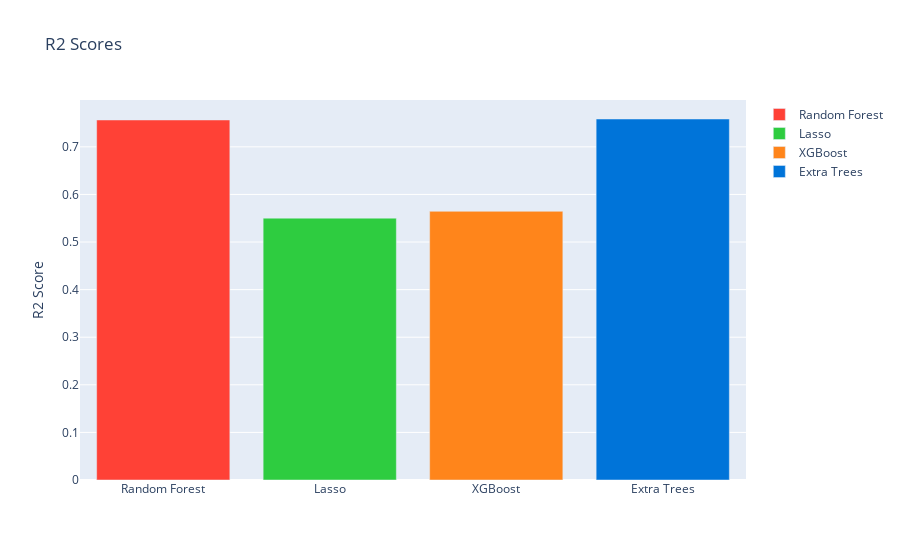
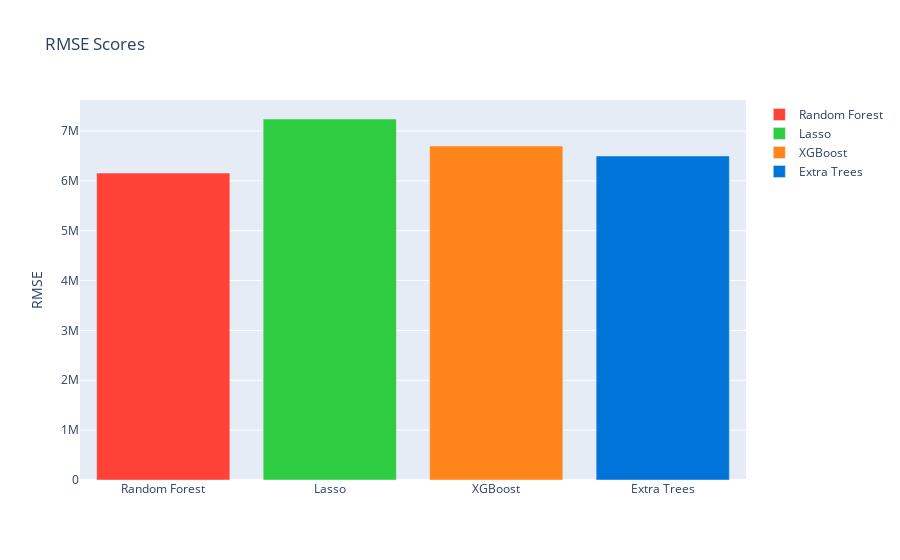

Source (notebook cell) for these figures, in order:
### Code cell
# Créer un graphique pour R2 Score
fig1 = go.Figure()

# Ajoutez chaque modèle comme une barre distincte avec une couleur unique
for i, model in enumerate(results_df['Model']):
    fig1.add_trace(go.Bar(
        x=[model],
        y=[results_df.loc[i, 'R2 Score']],
        name=model,
        marker_color=['#FF4136', '#2ECC40', '#FF851B', '#0074D9'][i]  # Utiliser une couleur différente pour chaque modèle
    ))

# Modifier l'aspect du graphique
fig1.update_layout(title_text='R2 Scores', yaxis_title='R2 Score')

# Afficher le graphique
fig1.show()

# Créer un graphique pour RMSE
fig2 = go.Figure()

# Ajoutez chaque modèle comme une barre distincte avec une couleur unique
for i, model in enumerate(results_df['Model']):
    fig2.add_trace(go.Bar(
        x=[model],
        y=[results_df.loc[i, 'RMSE']],
        name=model,
        marker_color=['#FF4136', '#2ECC40', '#FF851B', '#0074D9'][i]  # Utiliser une couleur différente pour chaque modèle
    ))

# Modifier l'aspect du graphique
fig2.update_layout(title_text='RMSE Scores', yaxis_title='RMSE')

# Afficher le graphique
fig2.show()

### Figure 1 — Plotly figure (JSON) as saved in the notebook; plotly's stock layout.template omitted (floating-point values rounded to 4 significant figures)
{"data": [{"marker": {"color": "#FF4136"}, "name": "Random Forest", "type": "bar", "x": ["Random Forest"], "y": [0.7564]}, {"marker": {"color": "#2ECC40"}, "name": "Lasso", "type": "bar", "x": ["Lasso"], "y": [0.5502]}, {"marker": {"color": "#FF851B"}, "name": "XGBoost", "type": "bar", "x": ["XGBoost"], "y": [0.5646]}, {"marker": {"color": "#0074D9"}, "name": "Extra Trees", "type": "bar", "x": ["Extra Trees"], "y": [0.7585]}], "layout": {"title": {"text": "R2 Scores"}, "yaxis": {"title": {"text": "R2 Score"}}}}

### Figure 2 — Plotly figure (JSON) as saved in the notebook; plotly's stock layout.template omitted (floating-point values rounded to 4 significant figures)
{"data": [{"marker": {"color": "#FF4136"}, "name": "Random Forest", "type": "bar", "x": ["Random Forest"], "y": [6155000.0]}, {"marker": {"color": "#2ECC40"}, "name": "Lasso", "type": "bar", "x": ["Lasso"], "y": [7240000.0]}, {"marker": {"color": "#FF851B"}, "name": "XGBoost", "type": "bar", "x": ["XGBoost"], "y": [6699000.0]}, {"marker": {"color": "#0074D9"}, "name": "Extra Trees", "type": "bar", "x": ["Extra Trees"], "y": [6499000.0]}], "layout": {"title": {"text": "RMSE Scores"}, "yaxis": {"title": {"text": "RMSE"}}}}
